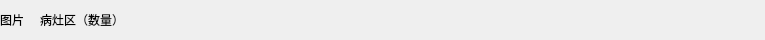
<?xml version="1.0" encoding="UTF-8"?>
<ui version="4.0">
 <class>FocalZoneTitle</class>
 <widget class="QWidget" name="FocalZoneTitle">
  <property name="geometry">
   <rect>
    <x>0</x>
    <y>0</y>
    <width>765</width>
    <height>40</height>
   </rect>
  </property>
  <property name="windowTitle">
   <string>Form</string>
  </property>
  <widget class="QLabel" name="label">
   <property name="geometry">
    <rect>
     <x>0</x>
     <y>0</y>
     <width>54</width>
     <height>40</height>
    </rect>
   </property>
   <property name="text">
    <string>图片 </string>
   </property>
  </widget>
  <widget class="QLabel" name="label_2">
   <property name="geometry">
    <rect>
     <x>40</x>
     <y>0</y>
     <width>91</width>
     <height>40</height>
    </rect>
   </property>
   <property name="text">
    <string>病灶区（数量）</string>
   </property>
  </widget>
 </widget>
 <resources/>
 <connections/>
</ui>
